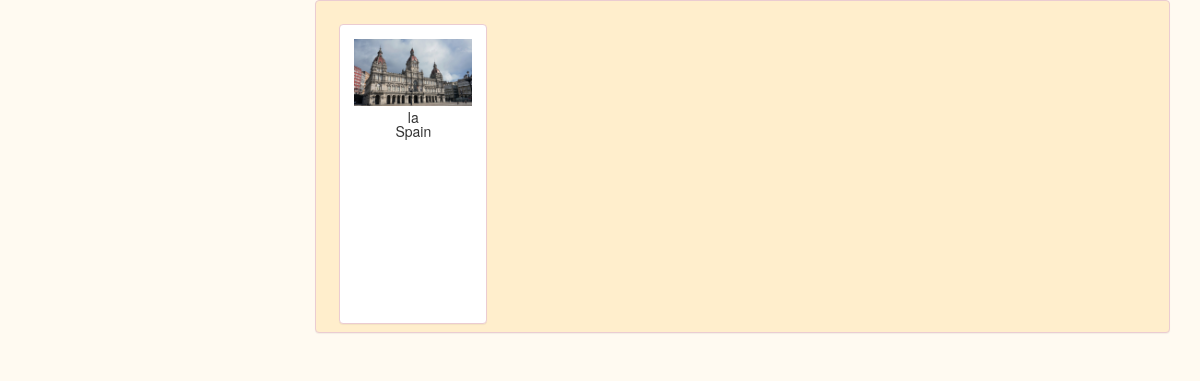
Page /album_show/Spain on the committed database.
### models.py (models this page shows)
class IMAGE_INFO(db.Model):
    id = db.Column(db.Integer, primary_key=True)
    img_uuid = db.Column(db.String(150), unique=False, nullable=False)
    img_description = db.Column(db.String(50), unique=False, nullable=False)
    img_album = db.Column(db.String(150), unique=False, nullable=False)

### main.py (the view)
@app.route('/album_show/<string:album_name>')
def album_show(album_name):
    all_images = IMAGE_INFO.query.filter_by(img_album=album_name).all()
    return render_template('album_show.html',all_images=all_images)

### templates/album_show.html (shortened to what this page needs)
{% extends "layout.html" %}
{% block index %}
<div class='col-md-9 col-lg-9 panel panel-danger product_list' style='float:right;padding-top:15px;'>
{% for each_images in all_images %}
    <div class="col-md-3 col-lg-3 panel panel-danger inventory">
<img class="img-thumbnail preview-pic" src="{{ url_for('static',filename = 'images/'+each_images.img_uuid ) }}"/>
<br/>
{{ each_images.img_description }}
<br/>
{{ each_images.img_album }}
    </div>
{% endfor %}
</body>
</html>
{% endblock %}

### static/css/index.css (style rules this page uses)
body { background-size: 100%; background-color: #FFFaF1; }
.inventory { padding:10px; width:148.133px; margin:1%; line-height:1; height:300px; text-align: center; }
.preview-pic { border: 0px; }
.product_list { background-color: #ffeecc; }

### rows in the picture
IMAGE_INFO: img_uuid (picture), img_description "la", img_album "Spain"
